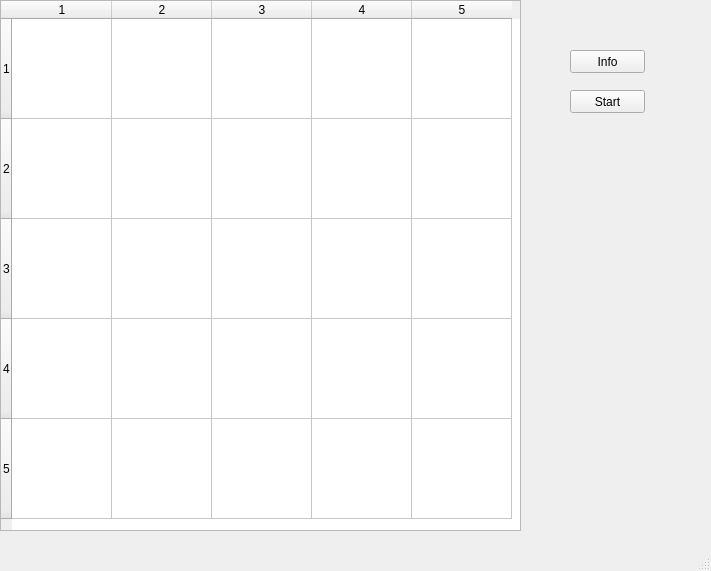
<?xml version="1.0" encoding="UTF-8"?>
<ui version="4.0">
 <class>MainWindow</class>
 <widget class="QMainWindow" name="MainWindow">
  <property name="geometry">
   <rect>
    <x>0</x>
    <y>0</y>
    <width>711</width>
    <height>571</height>
   </rect>
  </property>
  <property name="windowTitle">
   <string>MainWindow</string>
  </property>
  <widget class="QWidget" name="centralwidget">
   <widget class="QPushButton" name="StartButton">
    <property name="geometry">
     <rect>
      <x>570</x>
      <y>90</y>
      <width>75</width>
      <height>23</height>
     </rect>
    </property>
    <property name="text">
     <string>Start</string>
    </property>
   </widget>
   <widget class="QTableWidget" name="tableWidget">
    <property name="geometry">
     <rect>
      <x>0</x>
      <y>0</y>
      <width>521</width>
      <height>531</height>
     </rect>
    </property>
    <property name="layoutDirection">
     <enum>Qt::LeftToRight</enum>
    </property>
    <property name="autoScroll">
     <bool>true</bool>
    </property>
    <property name="rowCount">
     <number>5</number>
    </property>
    <property name="columnCount">
     <number>5</number>
    </property>
    <attribute name="horizontalHeaderDefaultSectionSize">
     <number>100</number>
    </attribute>
    <attribute name="verticalHeaderDefaultSectionSize">
     <number>100</number>
    </attribute>
    <row/>
    <row/>
    <row/>
    <row/>
    <row/>
    <column/>
    <column/>
    <column/>
    <column/>
    <column/>
   </widget>
   <widget class="QLabel" name="labelScore">
    <property name="geometry">
     <rect>
      <x>540</x>
      <y>270</y>
      <width>141</width>
      <height>71</height>
     </rect>
    </property>
    <property name="text">
     <string/>
    </property>
   </widget>
   <widget class="QPushButton" name="btn_info">
    <property name="geometry">
     <rect>
      <x>570</x>
      <y>50</y>
      <width>75</width>
      <height>23</height>
     </rect>
    </property>
    <property name="text">
     <string>Info</string>
    </property>
   </widget>
  </widget>
  <widget class="QMenuBar" name="menubar">
   <property name="geometry">
    <rect>
     <x>0</x>
     <y>0</y>
     <width>711</width>
     <height>21</height>
    </rect>
   </property>
  </widget>
  <widget class="QStatusBar" name="statusbar"/>
 </widget>
 <resources/>
 <connections/>
</ui>
